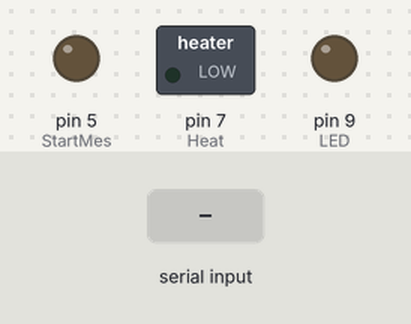
A sketch run on a simulated Arduino Uno, built with avr-gcc and run on an emulated ATmega328P. Shown: switched loads named in the sketch (green lamp = pin HIGH), output pins drawn as LEDs (lit = HIGH). Dashed ring = blinking. The test bench sets the inputs (shaded band). What the sketch prints to the serial monitor is not drawn.

Above: at 1.2 s.
1.3 s: byte 40 (40) received over Serial
At 1.7 s:
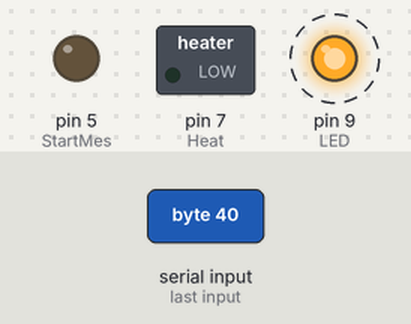
4.3 s: "2" received over Serial
At 4.7 s:
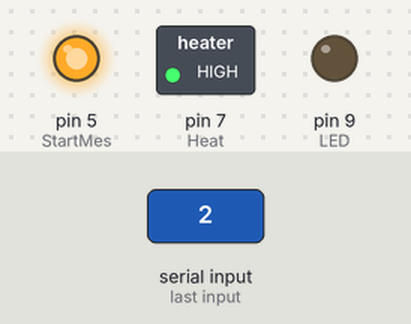
Timing chart, 0 to 11.8 s (numbered marks = the images above; inputs shaded):
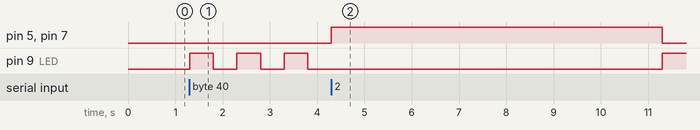

The sketch:

gas_an_ar.ino
```cpp
// программа для работы с газовым датчиком "FIGARO TGS 800"
#define StartMes 5 // начало измерения
#define Heat 7 // включение нагрева
#define Input 0 // номер входа для измерения напряжения на датчике
#define t 7000 // время нагрева в мс
#define LED 9 // светодиод превышения порогового уровня
#define t_warn 500 // время включения светодиода предупреждения в мс

boolean b = false; // вкючение сигнала предупреждения
unsigned long int time_int; // время между циклами выполнения
boolean light = true; // состояние светодиода (включен/выключен)

void setup()
{
  Serial.begin(9600);
  pinMode(StartMes, OUTPUT);
  pinMode(Heat, OUTPUT);
  pinMode(LED, OUTPUT);
  time_int = millis();
}

int Mes() // измерение напряжения на датчике
{
  digitalWrite(Heat, HIGH); // включение подогрева
  digitalWrite(StartMes, HIGH); // измерение
  delay(t);
  //digitalWrite(StartMes, HIGH); // измерение
  int res = analogRead(Input);
  digitalWrite(Heat, LOW); // выключение подогрева
  digitalWrite(StartMes, LOW);
  return res;
}

void loop()
{
  if (Serial.available() != 0)
  {
    byte comand = Serial.read();
    if (comand == 50)
    {
      byte ans = Mes()/4;
      Serial.write(ans);
    }
    if (comand == 40)
    {
      b = true;
    }
    if (comand == 30)
    {
      b = false;
      light = true;
    }
  }
  if (b && ((millis() - time_int) > t_warn))
  {
    light = not(light);
    time_int = millis();
  }
  if (light)
    {
      digitalWrite(LED, LOW);
    }
    else
    {
      digitalWrite(LED, HIGH);
    }
}
```

Measured:
- after the input at 1.3 s, pin 9 (LED): alternates HIGH for 0.50 s and LOW for 0.50 s, starting at once
- after the input at 4.3 s, pin 5 (StartMes), pin 7 (Heat): LOW → HIGH at once, → LOW 7.0 s later
